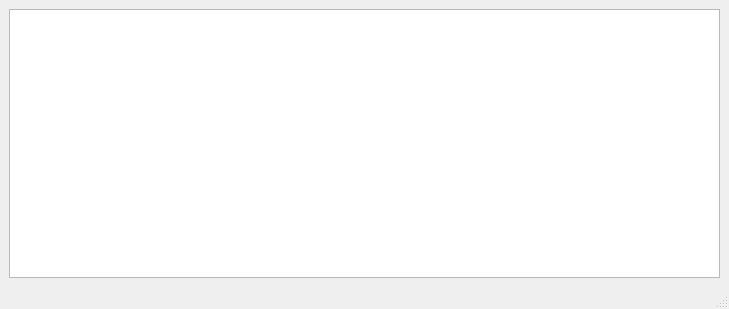
<?xml version="1.0" encoding="UTF-8"?>
<ui version="4.0">
 <class>CoffeeWindow</class>
 <widget class="QMainWindow" name="CoffeeWindow">
  <property name="geometry">
   <rect>
    <x>0</x>
    <y>0</y>
    <width>729</width>
    <height>309</height>
   </rect>
  </property>
  <property name="windowTitle">
   <string>Эспрессо</string>
  </property>
  <widget class="QWidget" name="centralwidget">
   <layout class="QGridLayout" name="gridLayout">
    <item row="0" column="0">
     <widget class="QTableWidget" name="tableWidget"/>
    </item>
   </layout>
  </widget>
  <widget class="QStatusBar" name="statusbar"/>
 </widget>
 <resources/>
 <connections/>
</ui>
